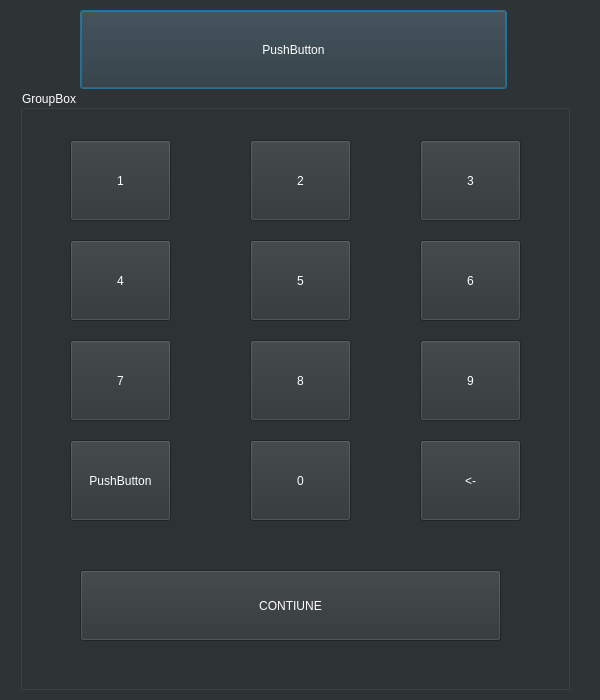
<?xml version="1.0" encoding="UTF-8"?>
<ui version="4.0">
 <class>Dialog</class>
 <widget class="QDialog" name="Dialog">
  <property name="geometry">
   <rect>
    <x>0</x>
    <y>0</y>
    <width>600</width>
    <height>700</height>
   </rect>
  </property>
  <property name="sizePolicy">
   <sizepolicy hsizetype="Maximum" vsizetype="Maximum">
    <horstretch>0</horstretch>
    <verstretch>0</verstretch>
   </sizepolicy>
  </property>
  <property name="maximumSize">
   <size>
    <width>6820</width>
    <height>12119</height>
   </size>
  </property>
  <property name="windowTitle">
   <string>Dialog</string>
  </property>
  <property name="styleSheet">
   <string notr="true">background-color: rgb(46, 52, 54);
color: rgb(255, 255, 255);</string>
  </property>
  <widget class="QPushButton" name="pushButton">
   <property name="geometry">
    <rect>
     <x>80</x>
     <y>10</y>
     <width>427</width>
     <height>79</height>
    </rect>
   </property>
   <property name="text">
    <string>PushButton</string>
   </property>
  </widget>
  <widget class="QGroupBox" name="groupBox">
   <property name="geometry">
    <rect>
     <x>20</x>
     <y>90</y>
     <width>550</width>
     <height>600</height>
    </rect>
   </property>
   <property name="title">
    <string>GroupBox</string>
   </property>
   <widget class="QPushButton" name="pushButton_2">
    <property name="geometry">
     <rect>
      <x>50</x>
      <y>50</y>
      <width>101</width>
      <height>81</height>
     </rect>
    </property>
    <property name="text">
     <string>1</string>
    </property>
   </widget>
   <widget class="QPushButton" name="pushButton_3">
    <property name="geometry">
     <rect>
      <x>230</x>
      <y>50</y>
      <width>101</width>
      <height>81</height>
     </rect>
    </property>
    <property name="text">
     <string>2</string>
    </property>
   </widget>
   <widget class="QPushButton" name="pushButton_4">
    <property name="geometry">
     <rect>
      <x>400</x>
      <y>50</y>
      <width>101</width>
      <height>81</height>
     </rect>
    </property>
    <property name="text">
     <string>3</string>
    </property>
   </widget>
   <widget class="QPushButton" name="pushButton_5">
    <property name="geometry">
     <rect>
      <x>50</x>
      <y>150</y>
      <width>101</width>
      <height>81</height>
     </rect>
    </property>
    <property name="text">
     <string>4</string>
    </property>
   </widget>
   <widget class="QPushButton" name="pushButton_6">
    <property name="geometry">
     <rect>
      <x>400</x>
      <y>150</y>
      <width>101</width>
      <height>81</height>
     </rect>
    </property>
    <property name="text">
     <string>6</string>
    </property>
   </widget>
   <widget class="QPushButton" name="pushButton_7">
    <property name="geometry">
     <rect>
      <x>230</x>
      <y>150</y>
      <width>101</width>
      <height>81</height>
     </rect>
    </property>
    <property name="text">
     <string>5</string>
    </property>
   </widget>
   <widget class="QPushButton" name="pushButton_8">
    <property name="geometry">
     <rect>
      <x>400</x>
      <y>250</y>
      <width>101</width>
      <height>81</height>
     </rect>
    </property>
    <property name="text">
     <string>9</string>
    </property>
   </widget>
   <widget class="QPushButton" name="pushButton_9">
    <property name="geometry">
     <rect>
      <x>230</x>
      <y>250</y>
      <width>101</width>
      <height>81</height>
     </rect>
    </property>
    <property name="text">
     <string>8</string>
    </property>
   </widget>
   <widget class="QPushButton" name="pushButton_10">
    <property name="geometry">
     <rect>
      <x>50</x>
      <y>250</y>
      <width>101</width>
      <height>81</height>
     </rect>
    </property>
    <property name="text">
     <string>7</string>
    </property>
   </widget>
   <widget class="QPushButton" name="pushButton_11">
    <property name="geometry">
     <rect>
      <x>50</x>
      <y>350</y>
      <width>101</width>
      <height>81</height>
     </rect>
    </property>
    <property name="text">
     <string>PushButton</string>
    </property>
   </widget>
   <widget class="QPushButton" name="pushButton_12">
    <property name="geometry">
     <rect>
      <x>230</x>
      <y>350</y>
      <width>101</width>
      <height>81</height>
     </rect>
    </property>
    <property name="text">
     <string>0</string>
    </property>
   </widget>
   <widget class="QPushButton" name="pushButton_13">
    <property name="geometry">
     <rect>
      <x>400</x>
      <y>350</y>
      <width>101</width>
      <height>81</height>
     </rect>
    </property>
    <property name="text">
     <string>&lt;-</string>
    </property>
   </widget>
   <widget class="QPushButton" name="pushButton_14">
    <property name="geometry">
     <rect>
      <x>60</x>
      <y>480</y>
      <width>421</width>
      <height>71</height>
     </rect>
    </property>
    <property name="text">
     <string>CONTIUNE</string>
    </property>
   </widget>
  </widget>
  <widget class="QPushButton" name="pushButton_15">
   <property name="geometry">
    <rect>
     <x>480</x>
     <y>1660</y>
     <width>111</width>
     <height>111</height>
    </rect>
   </property>
   <property name="text">
    <string>PushButton</string>
   </property>
  </widget>
 </widget>
 <resources/>
 <connections/>
</ui>
